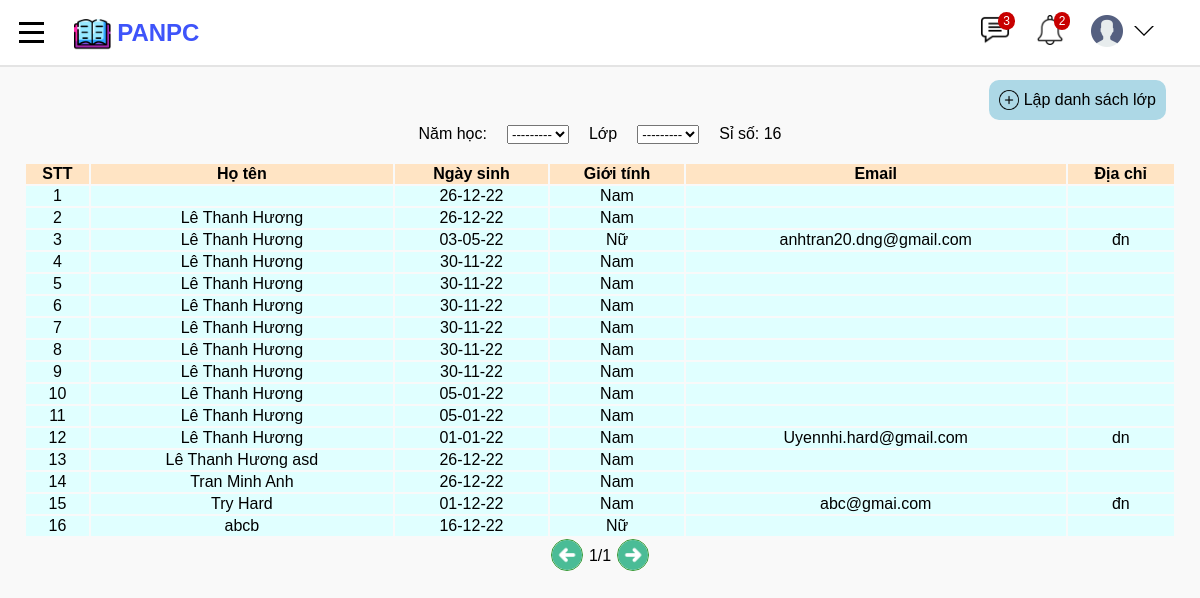
Page /danhsachlop/ (signed in) on the earlier database version.
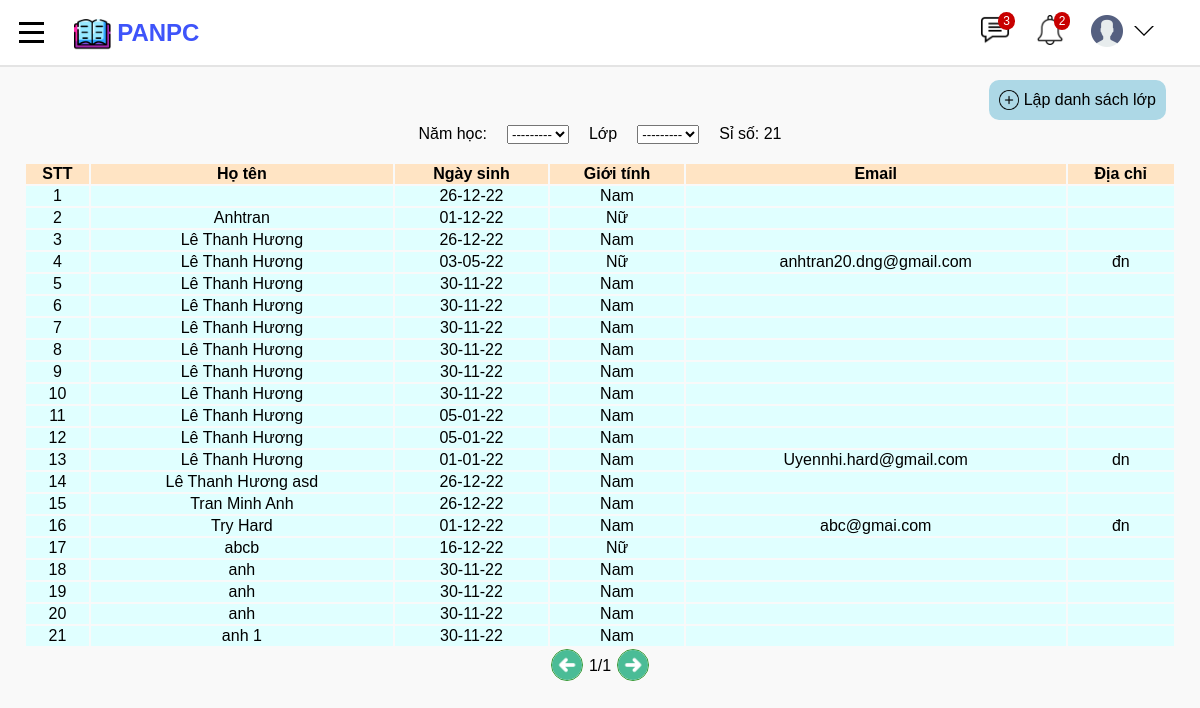
Same page on the later database version.
### studentManager/models.py (models this page shows, shortened)
class Student(models.Model):
    user = models.OneToOneField(CustomUser, on_delete=models.CASCADE)
    classOfSchool = models.ManyToManyField(SchoolClass, blank=True)

class CustomUser(AbstractUser):
    USER_TYPE = (('1', "Admin"), ('2', "Teacher"), ('3', "Student"))
    SEX_CATELOGY = [("1", "Nam"), ("0", "Nữ")]
    now = date.today
    username = models.CharField(max_length=200, unique=True)
    role = models.CharField(default='1', choices=USER_TYPE, max_length=1)
    is_active = models.BooleanField(default=True)
    is_staff = models.BooleanField(default=False)
    is_superuser = models.BooleanField(default=False)
    name = models.CharField(default='', max_length=200)
    dateOfBirth = models.DateField(default=now)
    sex = models.CharField(default='1', choices=SEX_CATELOGY,max_length=1)
    phone = models.CharField(default='', max_length=20, blank=True)
    email = models.EmailField(default='', blank=True)
    address = models.TextField(default='', blank=True)
    USERNAME_FIELD = "username"
    REQUIRED_FIELDS = []
    objects = CustomUserManager()

### studentManager/views.py (the view)
# urls.py: path('danhsachlop/', views.dsLop, name = "dsLop"),
@login_required(login_url = 'loginpage')
def dsLop(request):
    students = Student.objects.all()
    class_filter = ClassFilter(request.GET, queryset=students)
    students = class_filter.qs.order_by('user__name')
    format_date = [s.user.dateOfBirth.strftime("%d-%m-%y") for s in students]
    n_students = students.count()
    context = {
        'students': zip(students, format_date),
        'class_filter': class_filter,
        'n_students': n_students,
    }
    return render(request, 'studentManager/dslop.html', context)

### studentManager/templates/studentManager/dslop.html (shortened to what this page needs)
{% extends 'studentManager/base.html' %}
{% load static %}
{% block content %}
<header class="tacvu">
  <a class="add" href="{% url 'chonNamHoc' %}">
    <img src="{% static 'images/add.png' %}" height="20px">
    <p>Lập danh sách lớp</p>
  </a>
</header>
<div class="list-year">
  <label for="years_topic">Năm học:</label>
    {{class_filter.form.year}}
  <label for="class_topic">Lớp</label>
  {{class_filter.form.classOfSchool}}
  <label>Sỉ số: {{n_students}}</label>
</div>
<table class="table">
  <tr>
    <th>STT</th>
    <th>Họ tên</th>
    <th>Ngày sinh</th>
    <th>Giới tính</th>
    <th>Email</th>
    <th>Địa chỉ</th>
  </tr>
  {% for student, date in students %}
    <tr class ="list">
      <td>{{ forloop.counter }}</td>
      <td>{{student.user.name}}</td>
      <td>{{date}}</td>
    {%if student.user.sex == '1'%}
      <td>Nam</td>
    {%else%}
      <td>Nữ</td>
    {%endif%}
      <td>{{student.user.email}}</td>
      <td>{{student.user.address}}</td>
    </tr>
  {% endfor %}
</table>
<div class="pagenumber">
  <button class="previous" type="previous">
    <img src="{% static 'images/previous.png' %}">
  </button>
  <p>1/1</p>
  <button class="next" type="next">
    <img src="{% static 'images/next.png' %}">
  </button>
</div>
{% endblock %}

Differences in the rows shown:
added Student: user.name "Anhtran", date "01-12-22", shows "Nữ"
added Student: user.name "anh", date "30-11-22", shows "Nam"
added Student: user.name "anh", date "30-11-22", shows "Nam"
added Student: user.name "anh", date "30-11-22", shows "Nam"
added Student: user.name "anh 1", date "30-11-22", shows "Nam"
Other differences:
{{ n_students }}: "16" → "21"
